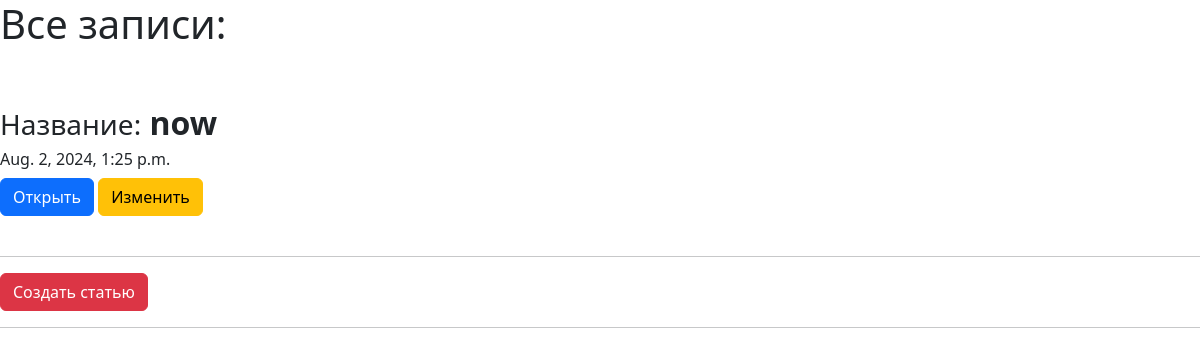
The app's page /public/, older data.
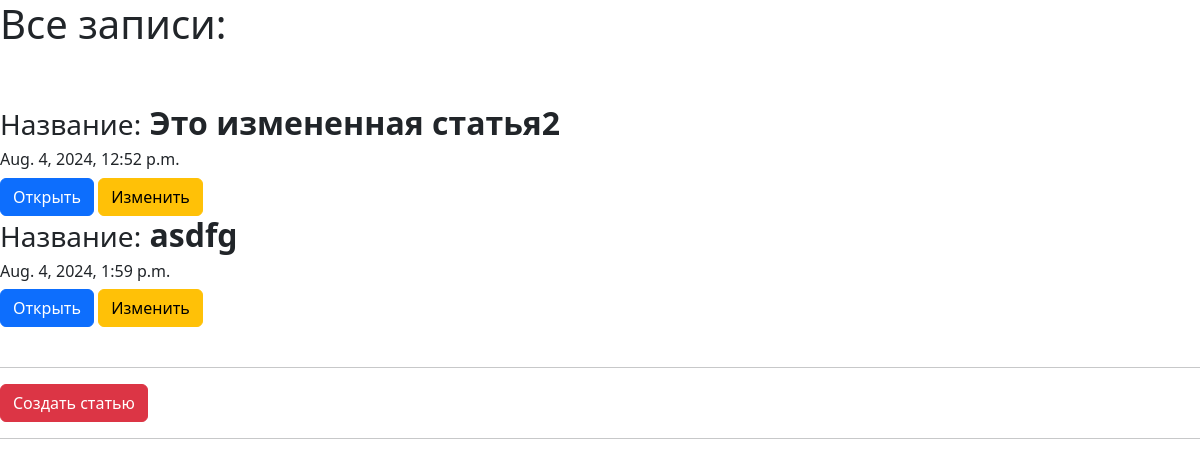
The same page, newer data.
### main/models.py (models this page shows, shortened)
class Public(models.Model):
    title = models.CharField(max_length=55)
    text = models.TextField()
    date = models.DateTimeField(auto_now=True)
    user = models.ForeignKey(User, on_delete=models.CASCADE)
    teg = models.TextField()
    category = models.ManyToManyField(Category, related_name='publics')

### main/views.py (the view)
# urls.py: path('public/', views.ViewPublic.as_view(), name='allpublic'),
class ViewPublic(ListView):
    model = Public
    template_name = 'view_public.html'
    context_object_name = 'view'

### templates/view_public.html (shortened to what this page needs)
{% extends 'layout.html' %}
{% block head %}
<h1>Все записи:</h1>
{% endblock %}
{% block content %}
{% for i in view %}
<h2><small>Название:</small> <b>{{ i.title }}</b></h2>
<h6> {{ i.date }}</h6><a href="{% url 'detail' i.id %}"
                         class="btn btn-primary">Открыть
</a>   <a href="{% url 'public_edit' i.id %}" class="btn btn-warning">Изменить
</a>
{% endfor %}
{% endblock %}
{% block foot %}
<hr><div>
<a href="{% url 'create' %}" class="btn btn-danger">Создать статью</a>
</div><hr>
{% endblock %}

### templates/layout.html (shortened to what this page needs)
{% load static %}
<!DOCTYPE html>
<html lang="en">
<head>
    <link rel="stylesheet"
          href="https://cdn.jsdelivr.net/npm/bootstrap@5.3.3/dist/css/bootstrap.min.css">
</head>
<body>
{% block head %}Title {% endblock %}
<br><br>
{% block content %}Title {% endblock %}
<br><br>
{% block foot %}Title {% endblock %}
</body>
</html>

Row changes from the older to the newer data that the page shows:
removed Public: title "now", date "Aug. 2, 2024, 1:25 p.m."
added Public: title "Это измененная статья2", date "Aug. 4, 2024, 12:52 p.m."
added Public: title "asdfg", date "Aug. 4, 2024, 1:59 p.m."
